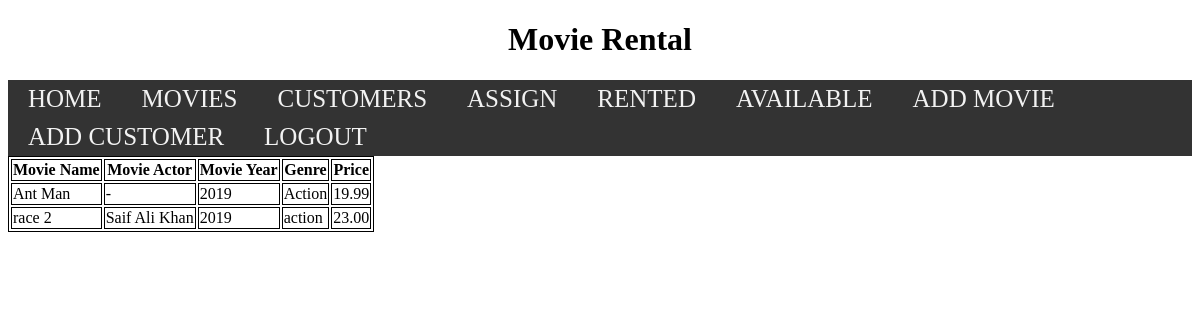
/movies/available/ (signed in), run on the app's committed database.
### Movies/models.py (models this page shows, shortened)
class Movies(models.Model):
    name = models.CharField(max_length=30)
    actor = models.CharField(max_length=30)
    year = models.IntegerField()
    genre = models.CharField(max_length=30)
    price = models.DecimalField(max_digits=10, decimal_places=2)
    rented = models.ForeignKey('Customer.Customer',on_delete=models.SET_NULL,null=True,blank=True)

### Movies/views.py (the view)
# urls.py: path('available/',views.movies_available, name="availablemovie"),
@login_required(login_url="homepage")
def movies_available(request, order_by='name'):
    availablename = Movies.objects.filter(rented__isnull=True).order_by(order_by)
    return render(request, "available.html", {
        "availablename": availablename
    })

### Templates/available.html (shortened to what this page needs)
{% extends 'index.html' %}
{% block body %}
<table>
            <tr>
                <th>Movie Name</th>
                <th>Movie Actor</th>
                <th>Movie Year</th>
                <th>Genre</th>
                <th>Price</th>
            </tr>
            {% for a in availablename %}
            <tr>
                <td>{{a.name}}</td>
                <td>{{a.actor}}</td>
                <td>{{a.year}}</td>
                <td>{{a.genre}}</td>
                <td>{{a.price}}</td>
            </tr>
            {% endfor %}
</table>
{% endblock %}

### Templates/available.html (style rules this page uses)
table,th,td,tr { border: 1px solid black; }

### data on the page
Movies: name "Ant Man", actor "-", year "2019", genre "Action", price "19.99"
Movies: name "race 2", actor "Saif Ali Khan", year "2019", genre "action", price "23.00"
